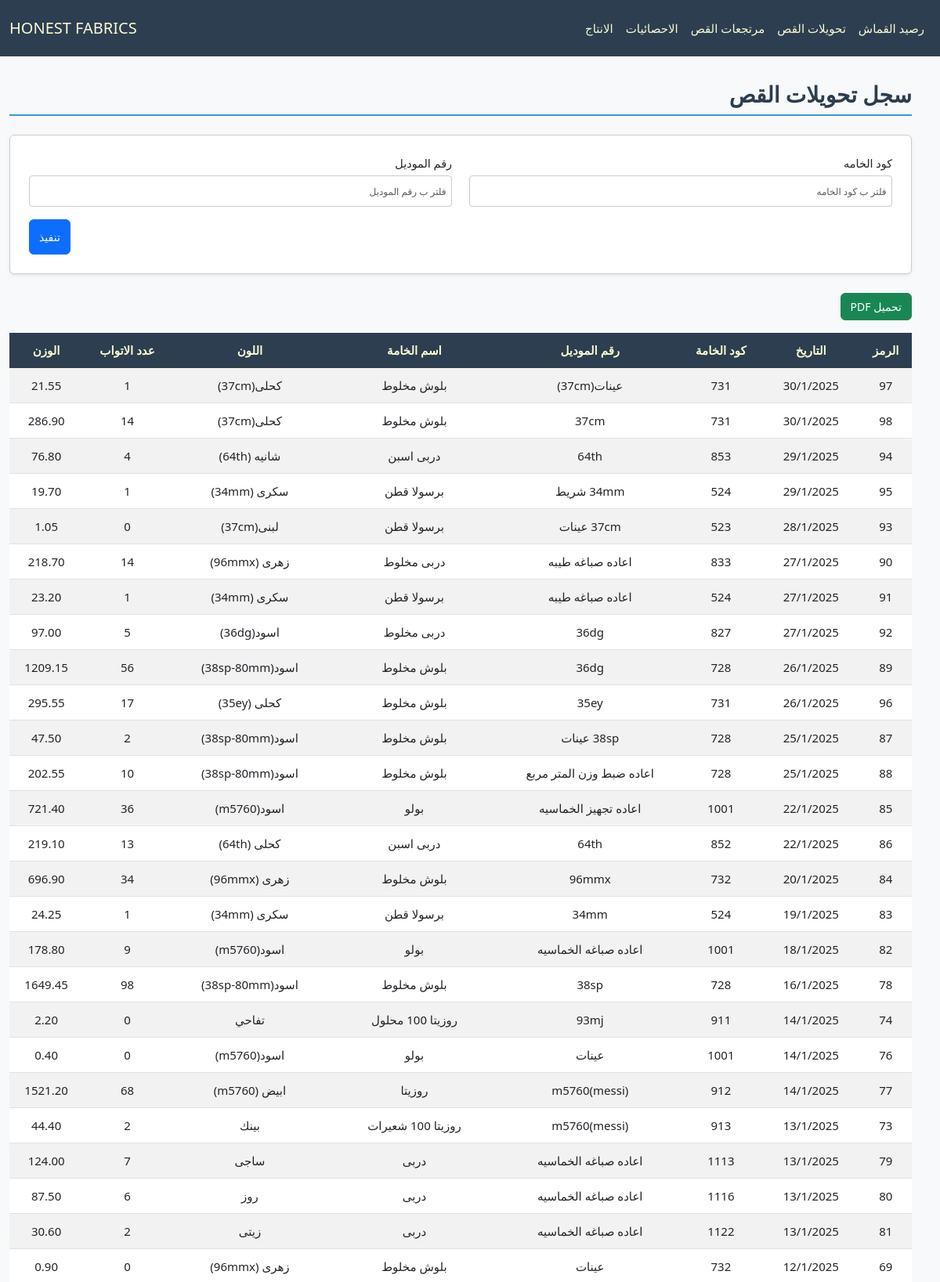
/cloth/CutTransfer/ (upper part), run on the app's committed database.
### cloth/models.py (models this page shows, shortened)
class Base(models.Model):
    id = models.IntegerField(primary_key=True, verbose_name="الرمز")
    fabric_code = models.CharField(max_length=100, verbose_name="كود الخامه", db_index=True, null=True, blank=True)
    fabric_name = models.CharField(max_length=200, verbose_name="اسم الخامه", null=True, blank=True)
    color = models.CharField(max_length=100, verbose_name="اللون", null=True, blank=True)
    roll = models.PositiveIntegerField(verbose_name="عدد الاتواب", null=True, blank=True)
    weight = models.DecimalField(max_digits=10, decimal_places=2, verbose_name="الوزن", null=True, blank=True)
    date = models.CharField(max_length=100,verbose_name="التاريخ", null=True, blank=True)
    class Meta:
        abstract = True

class CutTransfer(Base):
    model_number = models.CharField(max_length=100, verbose_name="رقم الموديل", null=True, blank=True)

### cloth/views.py (the view)
# urls.py: path('CutTransfer/', CutTransferView.as_view(), name='cut_transfer_view'),
class CutTransferView(FilterableListView):
    template_name = "cloth/cut.html"
    model = CutTransfer
    filter_fields = ['fabric_code', 'model_number']
    columns = ["الرمز","التاريخ","كود الخامة","رقم الموديل","اسم الخامة","اللون","عدد الاتواب","الوزن"]

### cloth/views.py (called while the page is built)
    def parse_date(self, date_str):
        try:
            normalized_date = date_str.replace("\\", "/")
            return datetime.strptime(normalized_date, "%d/%m/%Y")
        except (ValueError, AttributeError):
            return datetime.min

    def get_queryset(self):
        queryset = super().get_queryset()
        filters = Q()
        ordering = self.request.GET.get('order', 'desc')
        for field in self.filter_fields:
            filter_value = self.request.GET.get(field)
            if filter_value:
                filters &= Q(**{f"{field}__icontains": filter_value})
        filtered_queryset = queryset.filter(filters)
        models = list(filtered_queryset)
        models.sort(
            key=lambda x: self.parse_date(x.date) if x.date else datetime.min,
            reverse=(ordering == 'desc')
        )
        return models

    def get_context_data(self, **kwargs):
        context = super().get_context_data(**kwargs)
        update = Updates.objects.all().order_by('-date').first()
        context['update'] = localtime(update.date).strftime("%d/%m %I:%M %p") if update and update.date else None
        context['columns'] = self.columns
        model_meta = self.model._meta
        context['filter_fields'] = [
            {
                'field_name': field,
                'verbose_name': model_meta.get_field(field).verbose_name,
                'value': self.request.GET.get(field) or "",
            }
            for field in self.filter_fields
        ]
        return context

### cloth/templates/cloth/cut.html (shortened to what this page needs)
{% extends "cloth/layout.html" %}
{% block home_page %}
<a class="navbar-brand" href="{% url 'fabric_view' %}">HONEST FABRICS</a>
{% endblock %}
{% block navbar_links_small %}
{% include "cloth/nav_links.html" %}
{% endblock %}
{% block body %}
    <h2 class="section-title pt-4">سجل تحويلات القص</h2>
    <form method="get" class="filter-form-flex mb-4 p-4 rounded shadow-sm">
        {% for filter_field in filter_fields %}
        <div class="form-group mb-3">
            <label for="filter_{{ forloop.counter }}" class="form-label">{{ filter_field.verbose_name }}</label>
            <input type="text" id="filter_{{ forloop.counter }}" name="{{ filter_field.field_name }}"
                   placeholder="فلتر ب {{ filter_field.verbose_name }}"
                   class="form-control"
                   value="{{ filter_field.value }}">
        </div>
        {% endfor %}
        <div class="submit-container">
            <button type="submit" class="btn btn-primary submit-btn">تنفيذ</button>
        </div>
    </form>
    <button onclick="generatePDF()" class="btn btn-success mb-3">تحميل PDF</button>
    <div style="overflow-y: auto; max-height: 70vh; position: relative;" class="table-responsive mb-4">
        <table id="data-table"  class="table table-striped">
            <thead class="table-dark">
                <tr>
                    <th style="position: sticky; top: 0;" >الرمز</th>
                    <th style="position: sticky; top: 0;" >التاريخ</th>
                    <th style="position: sticky; top: 0;" >كود الخامة</th>
                    <th style="position: sticky; top: 0;" >رقم الموديل</th>
                    <th style="position: sticky; top: 0;" >اسم الخامة</th>
                    <th style="position: sticky; top: 0;" >اللون</th>
                    <th style="position: sticky; top: 0;" >عدد الاتواب</th>
                    <th style="position: sticky; top: 0;" >الوزن</th>
                </tr>
            </thead>
            <tbody>
                {% for model in models %}
                <tr>
                    <td>{{ model.id }}</td>
                    <td>{{ model.date }}</td>
                    <td>{{ model.fabric_code }}</td>
                    <td>{{ model.model_number }}</td>
                    <td>{{ model.fabric_name }}</td>
                    <td>{{ model.color }}</td>
                    <td>{{ model.roll }}</td>
                    <td>{{ model.weight }}</td>
                </tr>
                {% empty %}
                <tr>
                    <td colspan="8" class="text-center">لا يوجد عناصر</td>
                </tr>
                {% endfor %}
            </tbody>
        </table>
    </div>
    {% endblock body %}

### cloth/static/cloth/style.css (style rules this page uses)
:root { --primary-color: #3498db; --light-blue: #3db1ff5e; --secondary-color: #2c3e50; --success-color: #2ecc71; --danger-color: #e74c3c; --warning-color: #f1c40f; --light-bg: #f8f9fa; --dark-bg: #343a40; --light-text: lightgoldenrodyellow; --golden-text: rgb(255, 255, 0); --border-color: #dee2e6; --white-color: #ffffff; }
*, *::before, *::after { box-sizing: border-box; }
ul, div { padding: 0; margin: 0; }
body { background-color: var(--light-bg); margin-top: 80px; margin-inline: 0; font-family: 'Segoe UI', Tahoma, Geneva, Verdana, sans-serif; line-height: 1.6; font-size: 16px; }
#navbar, #navbar a, #navbar-menu-body, #navbar-menu-body a { color: var(--light-text) !important; }
.section-title { color: var(--secondary-color); border-bottom: 2px solid var(--primary-color); padding-bottom: 0.5rem; margin-bottom: 1.5rem; font-weight: bold; }
.table { border-collapse: separate; border-spacing: 0; border-radius: 8px; width: 100%; }
.table th, .table td { text-align: center; vertical-align: middle; padding: 10px; }
.table-striped tbody tr:nth-of-type(odd) { background-color: var(--light-bg); }
.table-dark th { background-color: var(--secondary-color); color: var(--light-text); }
.table-responsive { overflow-x: auto; }
.table-responsive table th, .table-responsive table td { white-space: nowrap; min-width: fit-content; }
.table-responsive table { width: 100%; table-layout: auto; }
.filter-form-flex { display: flex; flex-wrap: wrap; padding: 1rem; border: 1px solid #ccc; border-radius: 8px; background-color: #fff; justify-content: space-between; column-gap: 2px; direction: rtl; }
.filter-form-flex .form-group { display: flex; flex-direction: column; margin-bottom: 5px; width: 49%; }
.filter-form-flex .form-label { font-size: 0.9rem; margin-bottom: 0.25rem; }
.filter-form-flex .form-control { border: 1px solid #ccc; border-radius: 4px; padding: 0.4rem; font-size: 0.9rem; }
.filter-form-flex input[type="text"], .filter-form-flex input[type="number"], .filter-form-flex input[type="date"] { width: 100%; height: 40px; }
.submit-container { display: flex; justify-content: flex-end; width: 100%; }
.filter-form-flex .submit-btn { width: auto; height: 45px; font-size: 1rem; }
@media (max-width: 1200px) { body { font-size: 15px; } }
@media (max-width: 1200px) { h4.section-title, h2 { font-size: 28px; } }
@media (max-width: 1200px) { p.lead, .oped_details_btn, .btn { font-size: 14px !important; } }
@media (max-width: 1200px) { ::placeholder { font-size: 12px !important; } }

### data on the page
CutTransfer: id "97", date "30/1/2025", fabric_code "731", model_number "عينات(37cm)", fabric_name "بلوش مخلوط", color "كحلى(37cm)", roll "1", weight "21.55"
CutTransfer: id "98", date "30/1/2025", fabric_code "731", model_number "37cm", fabric_name "بلوش مخلوط", color "كحلى(37cm)", roll "14", weight "286.90"
CutTransfer: id "94", date "29/1/2025", fabric_code "853", model_number "64th", fabric_name "دربى اسبن", color "شانيه (64th)", roll "4", weight "76.80"
CutTransfer: id "95", date "29/1/2025", fabric_code "524", model_number "34mm شريط", fabric_name "برسولا قطن", color "سكرى (34mm)", roll "1", weight "19.70"
CutTransfer: id "93", date "28/1/2025", fabric_code "523", model_number "37cm عينات", fabric_name "برسولا قطن", color "لبنى(37cm)", roll "0", weight "1.05"
CutTransfer: id "90", date "27/1/2025", fabric_code "833", model_number "اعاده صباغه طيبه", fabric_name "دربى مخلوط", color "زهرى (96mmx)", roll "14", weight "218.70"
CutTransfer: id "91", date "27/1/2025", fabric_code "524", model_number "اعاده صباغه طيبه", fabric_name "برسولا قطن", color "سكرى (34mm)", roll "1", weight "23.20"
CutTransfer: id "92", date "27/1/2025", fabric_code "827", model_number "36dg", fabric_name "دربى مخلوط", color "اسود(36dg)", roll "5", weight "97.00"
CutTransfer: id "89", date "26/1/2025", fabric_code "728", model_number "36dg", fabric_name "بلوش مخلوط", color "اسود(38sp-80mm)", roll "56", weight "1209.15"
CutTransfer: id "96", date "26/1/2025", fabric_code "731", model_number "35ey", fabric_name "بلوش مخلوط", color "كحلى (35ey)", roll "17", weight "295.55"
CutTransfer: id "87", date "25/1/2025", fabric_code "728", model_number "38sp عينات", fabric_name "بلوش مخلوط", color "اسود(38sp-80mm)", roll "2", weight "47.50"
CutTransfer: id "88", date "25/1/2025", fabric_code "728", model_number "اعاده ضبط وزن المتر مربع", fabric_name "بلوش مخلوط", color "اسود(38sp-80mm)", roll "10", weight "202.55"
CutTransfer: id "85", date "22/1/2025", fabric_code "1001", model_number "اعاده تجهيز الخماسيه", fabric_name "بولو", color "اسود(m5760)", roll "36", weight "721.40"
CutTransfer: id "86", date "22/1/2025", fabric_code "852", model_number "64th", fabric_name "دربى اسبن", color "كحلى (64th)", roll "13", weight "219.10"
CutTransfer: id "84", date "20/1/2025", fabric_code "732", model_number "96mmx", fabric_name "بلوش مخلوط", color "زهرى (96mmx)", roll "34", weight "696.90"
CutTransfer: id "83", date "19/1/2025", fabric_code "524", model_number "34mm", fabric_name "برسولا قطن", color "سكرى (34mm)", roll "1", weight "24.25"
CutTransfer: id "82", date "18/1/2025", fabric_code "1001", model_number "اعاده صباغه الخماسيه", fabric_name "بولو", color "اسود(m5760)", roll "9", weight "178.80"
CutTransfer: id "78", date "16/1/2025", fabric_code "728", model_number "38sp", fabric_name "بلوش مخلوط", color "اسود(38sp-80mm)", roll "98", weight "1649.45"
CutTransfer: id "74", date "14/1/2025", fabric_code "911", model_number "93mj", fabric_name "روزيتا 100 محلول", color "تفاحي", roll "0", weight "2.20"
CutTransfer: id "76", date "14/1/2025", fabric_code "1001", model_number "عينات", fabric_name "بولو", color "اسود(m5760)", roll "0", weight "0.40"
CutTransfer: id "77", date "14/1/2025", fabric_code "912", model_number "m5760(messi)", fabric_name "روزيتا", color "ابيض (m5760)", roll "68", weight "1521.20"
CutTransfer: id "73", date "13/1/2025", fabric_code "913", model_number "m5760(messi)", fabric_name "روزيتا 100 شعيرات", color "بينك", roll "2", weight "44.40"
CutTransfer: id "79", date "13/1/2025", fabric_code "1113", model_number "اعاده صباغه الخماسيه", fabric_name "دربى", color "ساجى", roll "7", weight "124.00"
CutTransfer: id "80", date "13/1/2025", fabric_code "1116", model_number "اعاده صباغه الخماسيه", fabric_name "دربى", color "روز", roll "6", weight "87.50"
CutTransfer: id "81", date "13/1/2025", fabric_code "1122", model_number "اعاده صباغه الخماسيه", fabric_name "دربى", color "زيتى", roll "2", weight "30.60"
CutTransfer: id "69", date "12/1/2025", fabric_code "732", model_number "عينات", fabric_name "بلوش مخلوط", color "زهرى (96mmx)", roll "0", weight "0.90"

### other printed values
{{ filter_field.verbose_name }} "كود الخامه" "رقم الموديل"
